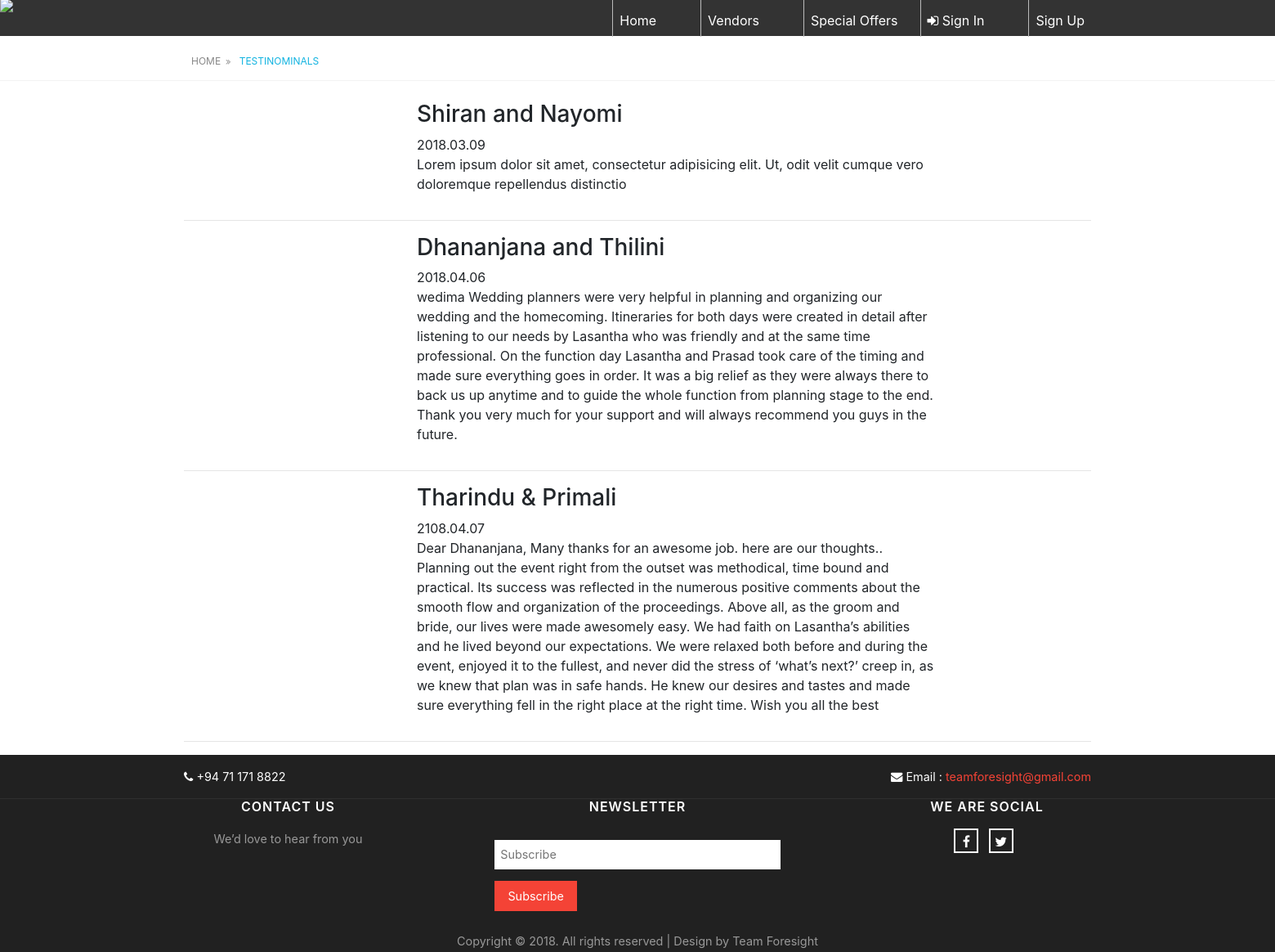
The app's page /index.php/home/allTestinominals, older data.
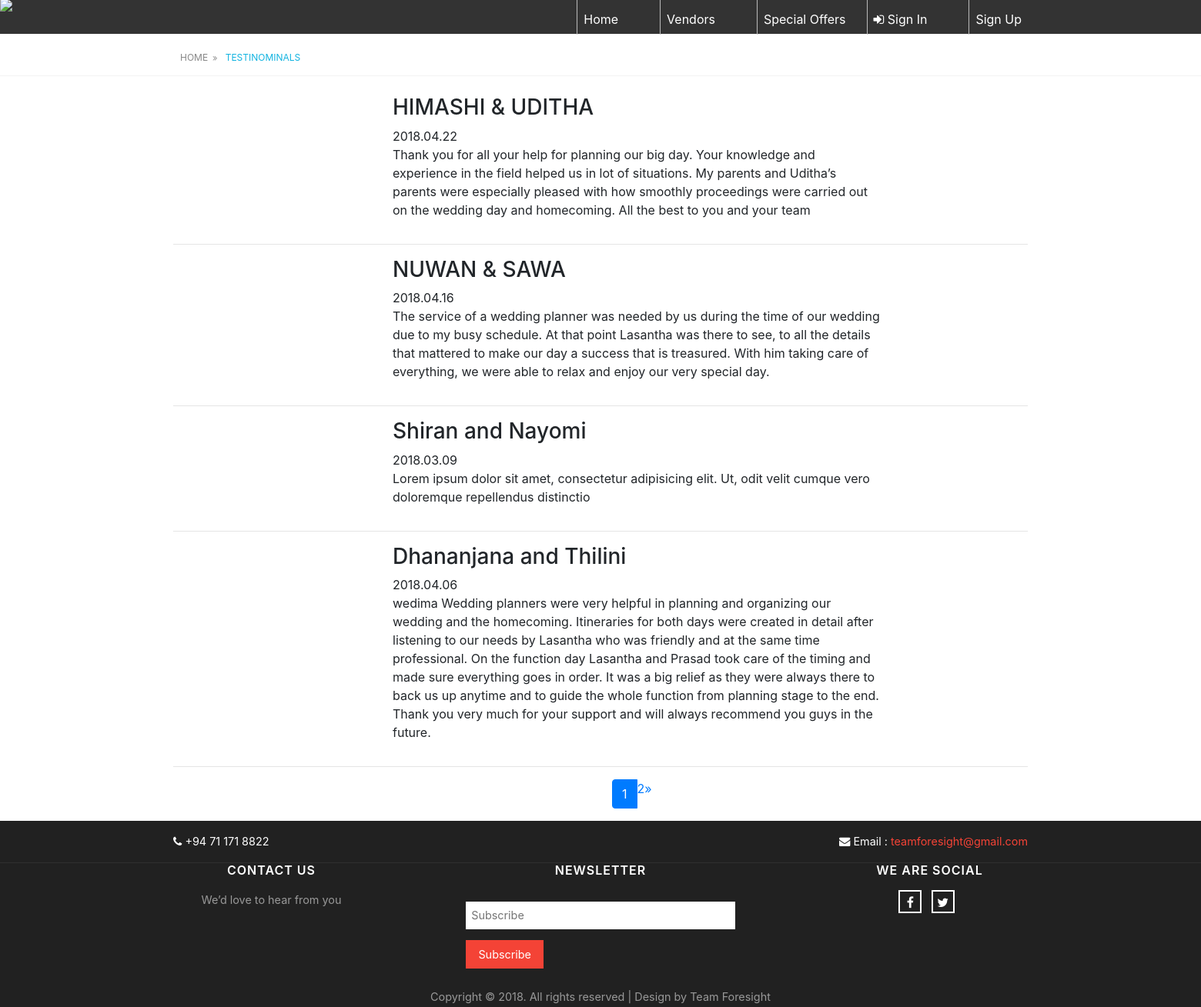
The same page, newer data.
### tables this page shows
CREATE TABLE `feedback` (
  `id` int(11) NOT NULL,
  `weddingName` varchar(200) NOT NULL,
  `date` varchar(1000) NOT NULL,
  `description` varchar(1000) NOT NULL,
  `image` varchar(1000) DEFAULT NULL
);

### index.php (called while the page is built, shortened)
<?php
require_once BASEPATH.'core/CodeIgniter.php';

### application/models/Home_model.php (called while the page is built, shortened)
<?php
class Home_model extends CI_Model
{
    public function allTestinominals($limit, $start){
        $this->db->limit($limit, $start);
        $this->db->order_by("id", "desc");
        $query = $this->db->get("feedback");
        if ($query->num_rows() > 0) {
            foreach ($query->result() as $row) {
                $data[] = $row;
            }
            return $data;
        }
        return false;
    }
}

### application/views/testinominals.php (the view, shortened to what this page needs)
<br><br>
<div class="wrapper row2">
    <div id="breadcrumb" class="clear">
        <ul style="margin-left: 15%">
            <li><a href="<?php echo base_url().'home'?>#Testinomials">Home</a></li>
            <li><a href="">Testinominals</a></li>
        </ul>
    </div>
</div>
<br>
<div class="container">
<?php
if( !empty($testinominals1) ) {
    foreach ($testinominals1 as $testinominal) {
        ?>
        <div class="row">
            <div class="col-md-3">
            </div>
            <div class="col-md-7">
                <h3><?php echo $testinominal->weddingName; ?></h3><?php echo $testinominal->date; ?>
                <p><?php echo $testinominal->description; ?></p>
            </div>
        </div>
        <hr>
        <?php
    }
}
?>
</div>
<div class="container" style="margin-left: 50%"><center><?php echo "<p>".$links."</p>"; ?></center></div>

### application/views/templates/header.php (shortened to what this page needs)
<!DOCTYPE html>
<html>
<head>
    <link href="<?php echo base_url().'assets/css/layout.css';?>" rel="stylesheet" type="text/css" media="all">
    <link rel="stylesheet" href="https://maxcdn.bootstrapcdn.com/bootstrap/4.0.0/css/bootstrap.min.css">
    <link rel="stylesheet" href="https://maxcdn.bootstrapcdn.com/font-awesome/4.7.0/css/font-awesome.min.css">
    <link rel="stylesheet" href="http://ajax.googleapis.com/ajax/libs/jqueryui/1.8.6/themes/base/jquery-ui.css" type="text/css" media="all" />
    <link rel="stylesheet" href="http://static.jquery.com/ui/css/demo-docs-theme/ui.theme.css" type="text/   css" media="all" />
    <link rel="stylesheet" href="https://cdnjs.cloudflare.com/ajax/libs/dropzone/5.4.0/min/dropzone.min.css">
</head>
<body>
<nav class="navbar navbar-expand-lg  fixed-top top-nav">
    <div class="container">
        <a class="navbar-brand" href="<?php echo base_url().'home';?>"><img src="<?php echo base_url().'assets/images/images/logo4.png';?>" style="height: 120px;"></a>
        <div class="collapse navbar-collapse" id="navbarResponsive">
            <ul class="navbar-nav ml-auto" >
                <li class="nav-item list1">
                    <a class="nav-link font-clr" href="<?php echo base_url().'home';?>" id="navbarDropdownPortfolio">Home</a>
                </li>&nbsp;&nbsp;&nbsp;&nbsp;&nbsp;&nbsp;&nbsp;&nbsp;
                <li class="nav-item list1" >
                    <a class="nav-link font-clr" href="contact.html">Vendors</a>
                </li>&nbsp;&nbsp;&nbsp;&nbsp;&nbsp;&nbsp;&nbsp;&nbsp;
                <li class="nav-item list1">
                    <a class="nav-link font-clr" href="contact.html">Special Offers</a>
                </li>&nbsp;&nbsp;
                <?php
                if($this->session->userdata('logged')==1){
                    ?>
                    <?php
                    if($this->session->userdata('utype')=='vendor') {
                        ?>
                        <li class="nav-item list1">
                            <a href="<?php echo base_url() . 'vendor'; ?>" style="text-decoration: none">
                                <img src="<?php echo base_url() . 'assets/images/v1.jpg' ?>" alt="Avatar" class="avatar"
                                     style="vertical-align: middle;width: 25px;height: 25px;border-radius: 50%;">&nbsp;&nbsp;<?php
                                echo $this->session->userdata('username');
                                ?></a>
                        </li>
                        <?php
                    }
                        ?>
                    <li class="nav-item list1">
                        <a class="nav-link font-clr" href="<?php echo base_url().'login/logout';?>"><i class="fa fa-sign-out" aria-hidden="true"></i>Logout</a>
                    </li>
                    <?php
                }
                else{
                    ?>
                    <li class="nav-item list1">
                        <a class="nav-link font-clr" href="<?php echo base_url() . 'login'; ?>"><i class="fa fa-sign-in" aria-hidden="true"></i> Sign In</a>
                    </li>&nbsp;&nbsp;&nbsp;&nbsp;&nbsp;&nbsp;&nbsp;&nbsp;
                    <li class="nav-item list1">
                        <a class="nav-link font-clr" href="contact.html">Sign Up</a>
                    </li>
                    <?php
                }
                ?>
            </ul>
        </div>
    </div>
</nav>

### application/views/templates/footer.php (shortened to what this page needs)
<footer id="contactUs">
    <div class="footer-top">
        <div class="container">
            <div class="row">
                <div class="col-md-6 footer-top-left">
                    <p><i class="fa fa-phone" aria-hidden="true"></i> +94 71 171 8822</p>
                </div>
                <div class="col-md-6 footer-top-left">
                    <p><i class="fa fa-envelope" aria-hidden="true"></i> Email :<a href="mailto:example@email.com"> teamforesight@gmail.com</a></p>
                </div>
            </div>
        </div>
    </div>
    <div class="footer-bottom">
        <div class="container">
            <div class="footer-bottom-grids">
                <div class="row">
                    <div class="col-md-3 footer-bottom-right">
                        <h5 style="text-align: center;">Contact Us</h5>
                        <p style="text-align: center;">We’d love to hear from you</p>
                    </div>
                    <div class="col-lg-1"></div>
                    <div class="col-md-4 footer-bottom-right">
                        <h5 style="text-align: center;">Newsletter</h5>
                        <form action="#" method="post" >
                            <input type="text" placeholder="Subscribe" name="Subscribe" required="">
                            <input type="submit" value="Subscribe">
                        </form>
                    </div>
                    <div class="col-lg-1"></div>
                    <div class="col-md-3 footer-bottom-right">
                        <h5 style="text-align: center;">We are social</h5>
                        <div class="agileinfo-social-grids" style="text-align: center;">
                            <ul>
                                <li><a href="#"><i class="fa fa-facebook"></i></a></li>
                                <li><a href="#"><i class="fa fa-twitter"></i></a></li>
                            </ul>
                        </div>
                    </div>
                </div>
            </div>
            <br>
        </div>
    </div>
    <div class="copyright">
        <div class="container">
            <p>Copyright © 2018. All rights reserved | Design by <a href="https://www.facebook.com/TeamForesight1/">Team Foresight</a></p>
        </div>
    </div>
</footer>
</body>
</html>

### application/controllers/Home.php (shortened to what this page needs)
<?php
class home extends CI_Controller
{
    public function __construct()
    {
      $this->load->model('Vendor_model');
        $this->load->model('Home_model');
        $this->load->library("pagination");
    }
     public function allTestinominals(){
         $config = array();
         $config["base_url"] = base_url() . "home/allTestinominals";
         $total_row=$this->Home_model->record_count();
         $config["total_rows"] = $total_row;
         $config["per_page"] = 4;
         $config["uri_segment"] = 3;
         $config['full_tag_open'] = '<ul class="pagination">';
         $config['full_tag_close'] = '</ul>';
         $config['attributes'] = array('class' => 'page_link');
         $config['first_link'] = 'First';
         $config['last_link'] = 'Last';
         $config['first_tag_open'] = '<li>';
         $config['first_tag_close'] = '</li>';
         $config['prev_link'] = '&laquo';
         $config['prev_tag_open'] = '<li class="prev">';
         $config['prev_tag_close'] = '</li>';
         $config['next_link'] = '&raquo';
         $config['next_tag_open'] = '<li>';
         $config['next_tag_close'] = '</li>';
         $config['last_tag_open'] = '<li>';
         $config['last_tag_close'] = '</li>';
         $config['cur_tag_open'] = '<li class="page-item active"><a href="#" class="page-link">';
         $config['cur_tag_close'] = '<span class="sr-only">(current)</span></a></li>';
         $config['num_tag_open'] = '<li>';
         $config['num_tag_close'] = '</li>';
         $this->pagination->initialize($config);
         $page = ($this->uri->segment(3)) ? $this->uri->segment(3) : 0;
         $data["testinominals1"] = $this->Home_model->allTestinominals($config["per_page"], $page);
         $data["links"] = $this->pagination->create_links();
         $this->load->view('templates/header');
         $this->load->view('testinominals', $data);
         $this->load->view('templates/footer');
     }
}

### assets/css/layout.css (style rules this page uses)
.navbar-brand { margin-top: -15px; position: absolute; left: 0px; top: 0px; width: 80px; margin-left: 0px; }
.top-nav { background-color:#333; height: 44px; }
footer { background:#212121; }
.footer-top { padding: 1em 0; border-bottom: 1px solid #2f2f2f; }
.footer-top-left p { color:#FFFFFF; font-size:.9em; margin:0; }
.footer-top-left:nth-child(2) { text-align:right; }
.footer-top-left p a { color:#F44336; text-decoration:none; }
.footer-bottom-left h5,.footer-bottom-right h5 { color:#FFFFFF; font-size:1em; font-weight:600; margin:0 0 1em 0; letter-spacing:1px; text-transform:uppercase; }
.footer-img-info p,.footer-bottom-right p { color: #999999; font-size: .9em; margin: 0; line-height: 1.8em; }
.footer-bottom-right input[type="text"] { display: inline-block; background: #FFFFFF; border: none; width: 100%; margin: 1em 0 0 0; outline: none; padding: .5em; font-size: .9em; color: #999999; }
.footer-bottom-right input[type="submit"] { outline: none; color: #FFFFFF; padding: .4em 1em; font-size: .9em; margin: 1em 0 0 0; -webkit-appearance: none; background: #F44336; border: 2px solid #F44336; -webkit-transition: 0.5s all; -moz-transition: 0.5s all; -o-transition: 0.5s all; -ms-transition: 0.5s all; transition: 0.5s all; }
.agileinfo-social-grids ul { padding: 0; margin: 0; }
.agileinfo-social-grids ul li { display: inline-block; margin: 0 .5em 0 0; }
.agileinfo-social-grids ul li a { color: #FFFFFF; text-align: center; }
.agileinfo-social-grids ul li a i.fa.fa-facebook, .agileinfo-social-grids ul li a i.fa.fa-twitter, .agileinfo-social-grids ul li a i.fa.fa-rss, .agileinfo-social-grids ul li a i.fa.fa-vk { height: 30px; width: 30px; border: solid 2px #FFFFFF; line-height: 29px; background: none; color: #FFFFFF; transition: 0.5s all; -webkit-transition: 0.5s all; -moz-transition: 0.5s all; -o-transition: 0.5s all; -ms-transition: 0.5s all; }
.copyright p { color: #999999; font-size: .9em; margin: 0; line-height: 1.8em; text-align:center; }
.copyright p a { color:#999999; text-decoration:none; }

### application/views/templates/header.php (style rules this page uses)
.list1 { float: left; border-left:1px solid #bbb; margin-left: 10px; height: 45px; }
.list1:last-child { border-right: none; }
.list1 a { display: block; color: white; text-align: center; padding: 13px 16px; text-decoration: none; }

### application/views/testinominals.php (style rules this page uses)
.row2 { border-bottom:1px solid; }
.row2 { color:#888888; background-color:#FFFFFF; border-color:#F3F3F3; }
#breadcrumb a { color:inherit; background-color:inherit; }
#breadcrumb li:last-child a { color:#11b3e0; }
#breadcrumb { line-height:normal; }
#breadcrumb li a::after, .sidebar nav a::after { position:absolute; font-family:"FontAwesome"; font-size:10px; line-height:10px; }
#breadcrumb { padding:15px 0; }
#breadcrumb ul { margin:0; padding:0; list-style:none; text-transform:uppercase; }
#breadcrumb li { display:inline-block; margin:0 6px 0 0; padding:0; }
#breadcrumb li a { display:block; position:relative; margin:0; padding:0 12px 0 0; font-size:12px; }
#breadcrumb li a::after { top:3px; right:0; content:"\f101"; }
#breadcrumb li:last-child a { margin:0; padding:0; }
#breadcrumb li:last-child a::after { display:none; }

Row changes from the older to the newer data that the page shows:
no longer on this page (row unchanged): feedback: weddingName "Tharindu & Primali", date "2108.04.07", description "Dear Dhananjana, Many thanks for an awesome job. here are our thoughts.. Planning out the event right from the outset was methodical, time bound and practical. Its success was reflected in the numerous positive comments about the smooth flow and organization of the proceedings. Above all, as the groom and bride, our lives were made awesomely easy. We had faith on Lasantha’s abilities and he lived beyond our expectations. We were relaxed both before and during the event, enjoyed it to the fullest, and never did the stress of ‘what’s next?’ creep in, as we knew that plan was in safe hands. He knew our desires and tastes and made sure everything fell in the right place at the right time. Wish…"
added feedback: weddingName "HIMASHI & UDITHA", date "2018.04.22", description "Thank you for all your help for planning our big day. Your knowledge and experience in the field helped us in lot of situations. My parents and Uditha’s parents were especially pleased with how smoothly proceedings were carried out on the wedding day and homecoming. All the best to you and your team"
added feedback: weddingName "NUWAN & SAWA", date "2018.04.16", description "The service of a wedding planner was needed by us during the time of our wedding due to my busy schedule. At that point Lasantha was there to see, to all the details that mattered to make our day a success that is treasured. With him taking care of everything, we were able to relax and enjoy our very special day."
Text that changed along with them:
$links: (not shown) → "1 2 »"
